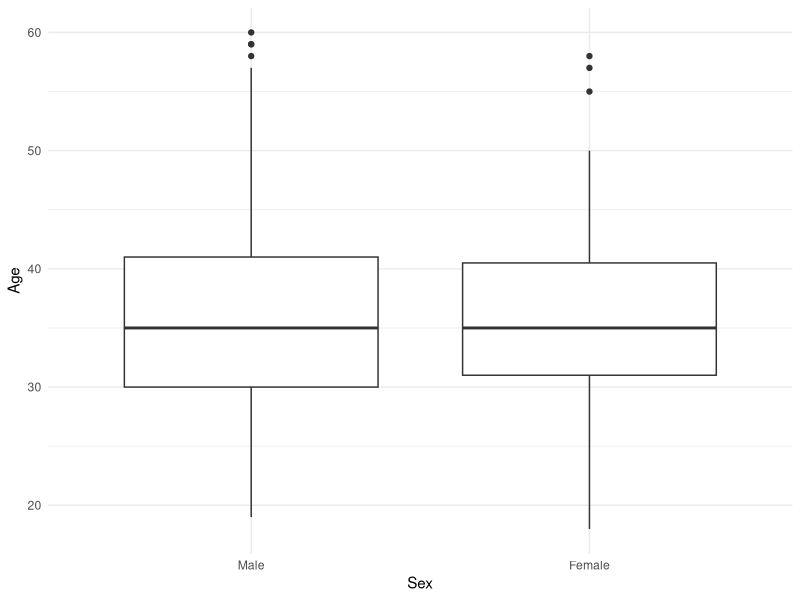
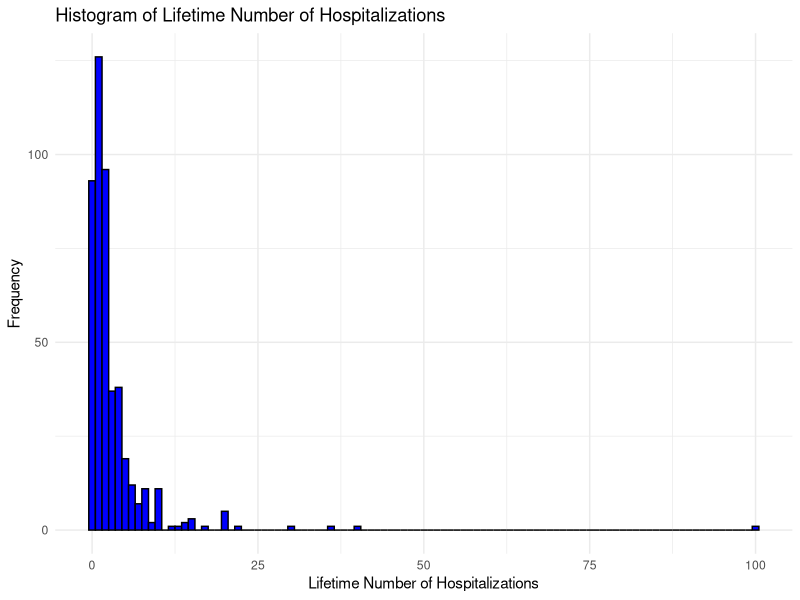
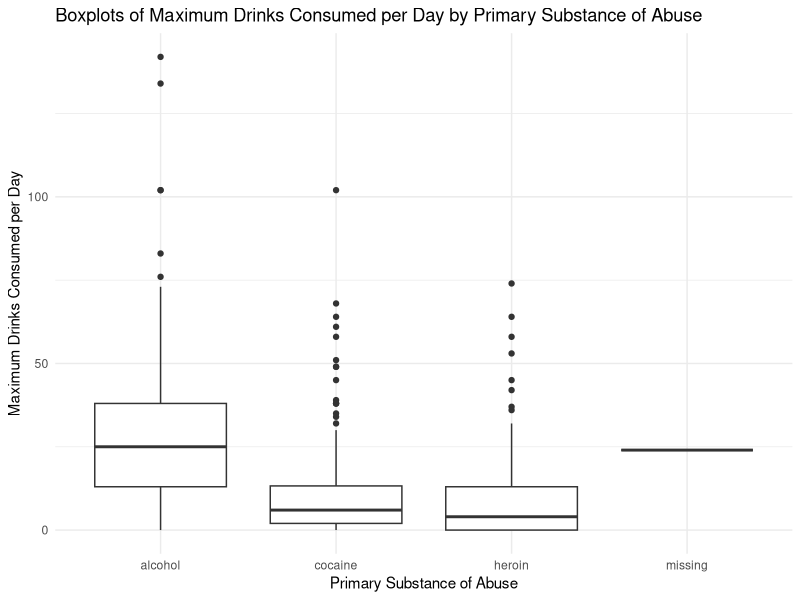
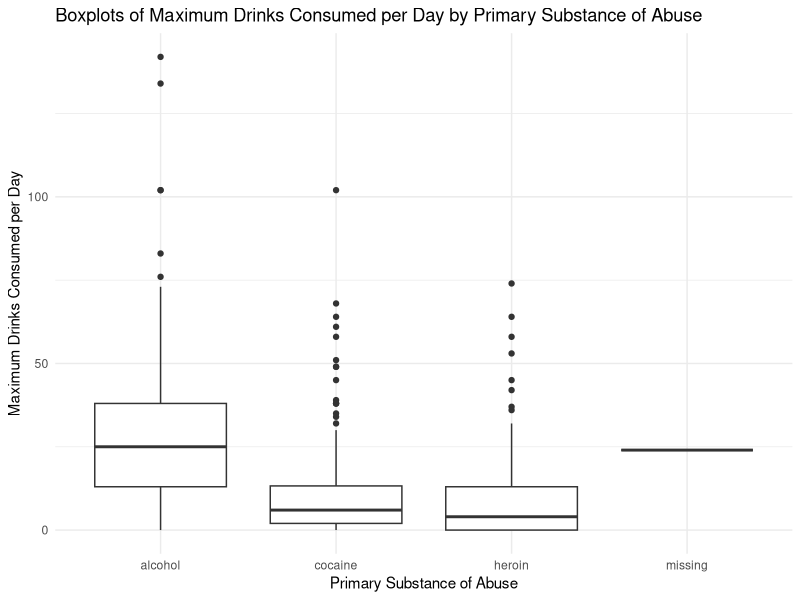
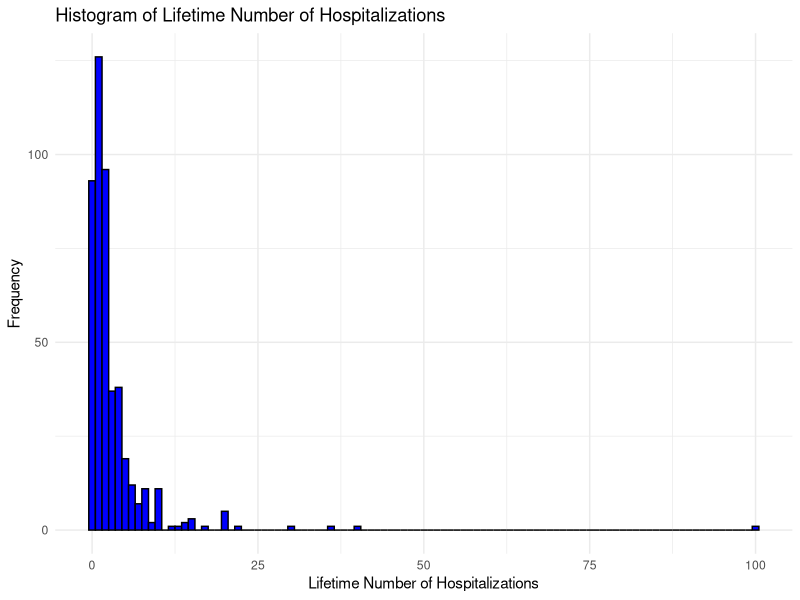
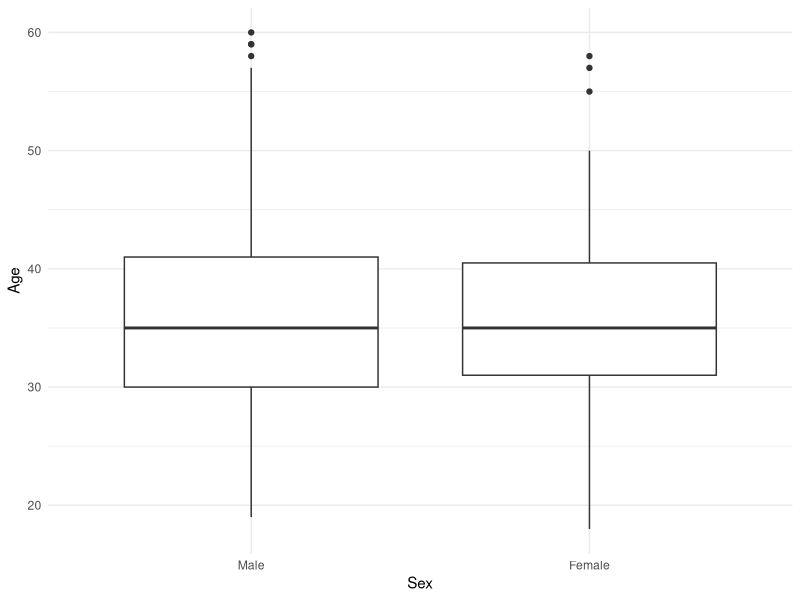

The R source for these figures, in order:
# Load the necessary libraries
library(readr)
library(ggplot2)
library(psych)

# Load the dataset
help_miss <- read_csv("HELPmiss.csv")

# Calculate total count of observations
varTotalN <- nrow(help_miss)

# Calculate the percentage of the total count
varTotalNPercent <- 100

# Calculate female count and percentage
varFemaleN <- sum(help_miss$female == 1, na.rm = TRUE)
varFemaleNPercent <- (varFemaleN / varTotalN) * 100

# Calculate male count and percentage
varMaleN <- sum(help_miss$female == 0, na.rm = TRUE)
varMaleNPercent <- (varMaleN / varTotalN) * 100

# Calculate and assign variables for the total section
varTotalAgeMean <- mean(help_miss$age, na.rm = TRUE)
varTotalAgeSD <- sd(help_miss$age, na.rm = TRUE)
varTotalAgeMedian <- median(help_miss$age, na.rm = TRUE)
varTotalAgeIQR <- quantile(help_miss$age, c(0.25, 0.75), na.rm = TRUE)

# Calculate and assign variables for the Race group
varTotalBlackN <- sum(help_miss$racegrp == "black", na.rm = TRUE)
varTotalHispanicN <- sum(help_miss$racegrp == "hispanic", na.rm = TRUE)
varTotalOtherN <- sum(help_miss$racegrp == "other", na.rm = TRUE)
varTotalWhiteN <- sum(help_miss$racegrp == "white", na.rm = TRUE)

varTotalBlackNPercent <- (varTotalBlackN / nrow(help_miss)) * 100
varTotalHispanicNPercent <- (varTotalHispanicN / nrow(help_miss)) * 100
varTotalOtherNPercent <- (varTotalOtherN / nrow(help_miss)) * 100
varTotalWhiteNPercent <- (varTotalWhiteN / nrow(help_miss)) * 100

# Calculate and assign variables for the Homeless section
varTotalHomelessN <- sum(help_miss$homeless == "homeless", na.rm = TRUE)
varTotalHomelessNPercent <- (varTotalHomelessN / nrow(help_miss)) * 100

# Calculate and assign variables for the Number of hospitalizations section
varTotalHospitalizationsMean <- mean(help_miss$d1, na.rm = TRUE)
varTotalHospitalizationsSD <- sd(help_miss$d1, na.rm = TRUE)
varTotalHospitalizationsMedian <- median(help_miss$d1, na.rm = TRUE)
varTotalHospitalizationsIQR <- quantile(help_miss$d1, c(0.25, 0.75), na.rm = TRUE)

# Calculate and assign variables for the Number of times entered a detox programme section
varTotalDetoxTimesMean <- mean(help_miss$e2b, na.rm = TRUE)
varTotalDetoxTimesSD <- sd(help_miss$e2b, na.rm = TRUE)
varTotalDetoxTimesMedian <- median(help_miss$e2b, na.rm = TRUE)
varTotalDetoxTimesIQR <- quantile(help_miss$e2b, c(0.25, 0.75), na.rm = TRUE)

# Calculate and assign variables for the Average number of drinks consumed per day section
varTotalDrinksPerDayMean <- mean(help_miss$i1, na.rm = TRUE)
varTotalDrinksPerDaySD <- sd(help_miss$i1, na.rm = TRUE)
varTotalDrinksPerDayMedian <- median(help_miss$i1, na.rm = TRUE)
varTotalDrinksPerDayIQR <- quantile(help_miss$i1, c(0.25, 0.75), na.rm = TRUE)

# Calculate and assign variables for the Alcohol section
varTotalAlcoholN <- sum(help_miss$substance == "alcohol", na.rm = TRUE)
varTotalAlcoholNPercent <- (varTotalAlcoholN / nrow(help_miss)) * 100

# Calculate and assign variables for the Cocaine section
varTotalCocaineN <- sum(help_miss$substance == "cocaine", na.rm = TRUE)
varTotalCocaineNPercent <- (varTotalCocaineN / nrow(help_miss)) * 100

# Calculate and assign variables for the Heroin section
varTotalHeroinN <- sum(help_miss$substance == "heroin", na.rm = TRUE)
varTotalHeroinNPercent <- (varTotalHeroinN / nrow(help_miss)) * 100

# Calculate and assign variables for the Any substance abuse post-detox section
varTotalSubstanceAbuse <- sum(help_miss$anysub == "yes", na.rm = TRUE)
varTotalSubstanceAbusePercent <- (varTotalSubstanceAbuse / nrow(help_miss)) * 100

# Calculate and assign variables for the Time to first substance abuse post-detox section
varTotalTimeToSubstanceAbuseMean <- mean(help_miss$daysanysub, na.rm = TRUE)
varTotalTimeToSubstanceAbuseSD <- sd(help_miss$daysanysub, na.rm = TRUE)
varTotalTimeToSubstanceAbuseMedian <- median(help_miss$daysanysub, na.rm = TRUE)
varTotalTimeToSubstanceAbuseIQR <- quantile(help_miss$daysanysub, c(0.25, 0.75), na.rm = TRUE)

# Print the calculated variables for the total section
cat("Total section:\n")
cat("Total Count:", varTotalN, "\n")
cat("Total Percentage:", varTotalNPercent, "\n")
cat("Female Count:", varFemaleN, "\n")
cat("Female Percentage:", varFemaleNPercent, "\n")
cat("Male Count:", varMaleN, "\n")
cat("Male Percentage:", varMaleNPercent, "\n")
cat("Age, years - Mean:", varTotalAgeMean, " (SD:", varTotalAgeSD, ") Median:", varTotalAgeMedian, " (IQR:", varTotalAgeIQR[1], "-", varTotalAgeIQR[2], ")\n")
cat("Race group - Black N:", varTotalBlackN, " (", varTotalBlackNPercent, "%), Hispanic N:", varTotalHispanicN, " (", varTotalHispanicNPercent, "%), Other N:", varTotalOtherN, " (", varTotalOtherNPercent, "%), White N:", varTotalWhiteN, " (", varTotalWhiteNPercent, "%)\n")
cat("Homeless - Homeless N:", varTotalHomelessN, " (", varTotalHomelessNPercent, "%)\n")
cat("Number of hospitalizations for medical problems in their lifetime - Mean:", varTotalHospitalizationsMean, " (SD:", varTotalHospitalizationsSD, ") Median:", varTotalHospitalizationsMedian, " (IQR:", varTotalHospitalizationsIQR[1], "-", varTotalHospitalizationsIQR[2], ")\n")
cat("Number of times entered a detox programme in the past 6 months - Mean:", varTotalDetoxTimesMean, " (SD:", varTotalDetoxTimesSD, ") Median:", varTotalDetoxTimesMedian, " (IQR:", varTotalDetoxTimesIQR[1], "-", varTotalDetoxTimesIQR[2], ")\n")
cat("Average number of drinks consumed per day in the past 30 days - Mean:", varTotalDrinksPerDayMean, " (SD:", varTotalDrinksPerDaySD, ") Median:", varTotalDrinksPerDayMedian, " (IQR:", varTotalDrinksPerDayIQR[1], "-", varTotalDrinksPerDayIQR[2], ")\n")
cat("Alcohol N:", varTotalAlcoholN, " (", varTotalAlcoholNPercent, "%)\n")
cat("Cocaine N:", varTotalCocaineN, " (", varTotalCocaineNPercent, "%)\n")
cat("Heroin N:", varTotalHeroinN, " (", varTotalHeroinNPercent, "%)\n")
cat("Any substance abuse post-detox - N:", varTotalSubstanceAbuse, " (", varTotalSubstanceAbusePercent, "%)\n")
cat("Time to first substance abuse post-detox, days - Mean:", varTotalTimeToSubstanceAbuseMean, " (SD:", varTotalTimeToSubstanceAbuseSD, ") Median:", varTotalTimeToSubstanceAbuseMedian, " (IQR:", varTotalTimeToSubstanceAbuseIQR[1], "-", varTotalTimeToSubstanceAbuseIQR[2], ")\n")

# Calculate and assign variables for the female section
varFemaleAgeMean <- mean(help_miss$age[help_miss$female == 1], na.rm = TRUE)
varFemaleAgeSD <- sd(help_miss$age[help_miss$female == 1], na.rm = TRUE)
varFemaleAgeMedian <- median(help_miss$age[help_miss$female == 1], na.rm = TRUE)
varFemaleAgeIQR <- quantile(help_miss$age[help_miss$female == 1], c(0.25, 0.75), na.rm = TRUE)

# Calculate and assign variables for the Race group - Female
varTotalBlackN_female <- sum(help_miss$racegrp[help_miss$female == 1] == "black", na.rm = TRUE)
varTotalHispanicN_female <- sum(help_miss$racegrp[help_miss$female == 1] == "hispanic", na.rm = TRUE)
varTotalOtherN_female <- sum(help_miss$racegrp[help_miss$female == 1] == "other", na.rm = TRUE)
varTotalWhiteN_female <- sum(help_miss$racegrp[help_miss$female == 1] == "white", na.rm = TRUE)

varTotalBlackNPercent_female <- (varTotalBlackN_female / sum(help_miss$female == 1, na.rm = TRUE)) * 100
varTotalHispanicNPercent_female <- (varTotalHispanicN_female / sum(help_miss$female == 1, na.rm = TRUE)) * 100
varTotalOtherNPercent_female <- (varTotalOtherN_female / sum(help_miss$female == 1, na.rm = TRUE)) * 100
varTotalWhiteNPercent_female <- (varTotalWhiteN_female / sum(help_miss$female == 1, na.rm = TRUE)) * 100

# Calculate and assign variables for the Homeless - Female
varTotalHomelessN_female <- sum(help_miss$homeless[help_miss$female == 1] == "homeless", na.rm = TRUE)
varTotalHomelessNPercent_female <- (varTotalHomelessN_female / sum(help_miss$female == 1, na.rm = TRUE)) * 100

# Calculate and assign variables for the Number of hospitalizations - Female
varTotalHospitalizationsMean_female <- mean(help_miss$d1[help_miss$female == 1], na.rm = TRUE)
varTotalHospitalizationsSD_female <- sd(help_miss$d1[help_miss$female == 1], na.rm = TRUE)
varTotalHospitalizationsMedian_female <- median(help_miss$d1[help_miss$female == 1], na.rm = TRUE)
varTotalHospitalizationsIQR_female <- quantile(help_miss$d1[help_miss$female == 1], c(0.25, 0.75), na.rm = TRUE)

# Calculate and assign variables for the Number of times entered a detox programme - Female
varTotalDetoxTimesMean_female <- mean(help_miss$e2b[help_miss$female == 1], na.rm = TRUE)
varTotalDetoxTimesSD_female <- sd(help_miss$e2b[help_miss$female == 1], na.rm = TRUE)
varTotalDetoxTimesMedian_female <- median(help_miss$e2b[help_miss$female == 1], na.rm = TRUE)
varTotalDetoxTimesIQR_female <- quantile(help_miss$e2b[help_miss$female == 1], c(0.25, 0.75), na.rm = TRUE)

# Calculate and assign variables for the Average number of drinks consumed per day - Female
varTotalDrinksPerDayMean_female <- mean(help_miss$i1[help_miss$female == 1], na.rm = TRUE)
varTotalDrinksPerDaySD_female <- sd(help_miss$i1[help_miss$female == 1], na.rm = TRUE)
varTotalDrinksPerDayMedian_female <- median(help_miss$i1[help_miss$female == 1], na.rm = TRUE)
varTotalDrinksPerDayIQR_female <- quantile(help_miss$i1[help_miss$female == 1], c(0.25, 0.75), na.rm = TRUE)

# Calculate and assign variables for the Alcohol - Female
varTotalAlcoholN_female <- sum(help_miss$substance[help_miss$female == 1] == "alcohol", na.rm = TRUE)
varTotalAlcoholNPercent_female <- (varTotalAlcoholN_female / sum(help_miss$female == 1, na.rm = TRUE)) * 100

# Calculate and assign variables for the Cocaine - Female
varTotalCocaineN_female <- sum(help_miss$substance[help_miss$female == 1] == "cocaine", na.rm = TRUE)
varTotalCocaineNPercent_female <- (varTotalCocaineN_female / sum(help_miss$female == 1, na.rm = TRUE)) * 100

# Calculate and assign variables for the Heroin - Female
varTotalHeroinN_female <- sum(help_miss$substance[help_miss$female == 1] == "heroin", na.rm = TRUE)
varTotalHeroinNPercent_female <- (varTotalHeroinN_female / sum(help_miss$female == 1, na.rm = TRUE)) * 100

# Calculate and assign variables for the Any substance abuse post-detox - Female
varTotalSubstanceAbuse_female <- sum(help_miss$anysub[help_miss$female == 1] == "yes", na.rm = TRUE)
varTotalSubstanceAbusePercent_female <- (varTotalSubstanceAbuse_female / sum(help_miss$female == 1, na.rm = TRUE)) * 100

# Calculate and assign variables for the Time to first substance abuse post-detox - Female
varTotalTimeToSubstanceAbuseMean_female <- mean(help_miss$daysanysub[help_miss$female == 1], na.rm = TRUE)
varTotalTimeToSubstanceAbuseSD_female <- sd(help_miss$daysanysub[help_miss$female == 1], na.rm = TRUE)
varTotalTimeToSubstanceAbuseMedian_female <- median(help_miss$daysanysub[help_miss$female == 1], na.rm = TRUE)
varTotalTimeToSubstanceAbuseIQR_female <- quantile(help_miss$daysanysub[help_miss$female == 1], c(0.25, 0.75), na.rm = TRUE)

# Print the calculated variables for the female section
cat("\nFemale section:\n")
cat("Age, years - Mean:", varFemaleAgeMean, " (SD:", varFemaleAgeSD, ") Median:", varFemaleAgeMedian, " (IQR:", varFemaleAgeIQR[1], "-", varFemaleAgeIQR[2], ")\n")
cat("Race group - Black N:", varTotalBlackN_female, " (", varTotalBlackNPercent_female, "%), Hispanic N:", varTotalHispanicN_female, " (", varTotalHispanicNPercent_female, "%), Other N:", varTotalOtherN_female, " (", varTotalOtherNPercent_female, "%), White N:", varTotalWhiteN_female, " (", varTotalWhiteNPercent_female, "%)\n")
cat("Homeless - Homeless N:", varTotalHomelessN_female, " (", varTotalHomelessNPercent_female, "%)\n")
cat("Number of hospitalizations for medical problems in their lifetime - Mean:", varTotalHospitalizationsMean_female, " (SD:", varTotalHospitalizationsSD_female, ") Median:", varTotalHospitalizationsMedian_female, " (IQR:", varTotalHospitalizationsIQR_female[1], "-", varTotalHospitalizationsIQR_female[2], ")\n")
cat("Number of times entered a detox programme in the past 6 months - Mean:", varTotalDetoxTimesMean_female, " (SD:", varTotalDetoxTimesSD_female, ") Median:", varTotalDetoxTimesMedian_female, " (IQR:", varTotalDetoxTimesIQR_female[1], "-", varTotalDetoxTimesIQR_female[2], ")\n")
cat("Average number of drinks consumed per day in the past 30 days - Mean:", varTotalDrinksPerDayMean_female, " (SD:", varTotalDrinksPerDaySD_female, ") Median:", varTotalDrinksPerDayMedian_female, " (IQR:", varTotalDrinksPerDayIQR_female[1], "-", varTotalDrinksPerDayIQR_female[2], ")\n")
cat("Alcohol N:", varTotalAlcoholN_female, " (", varTotalAlcoholNPercent_female, "%)\n")
cat("Cocaine N:", varTotalCocaineN_female, " (", varTotalCocaineNPercent_female, "%)\n")
cat("Heroin N:", varTotalHeroinN_female, " (", varTotalHeroinNPercent_female, "%)\n")
cat("Any substance abuse post-detox - N:", varTotalSubstanceAbuse_female, " (", varTotalSubstanceAbusePercent_female, "%)\n")
cat("Time to first substance abuse post-detox, days - Mean:", varTotalTimeToSubstanceAbuseMean_female, " (SD:", varTotalTimeToSubstanceAbuseSD_female, ") Median:", varTotalTimeToSubstanceAbuseMedian_female, " (IQR:", varTotalTimeToSubstanceAbuseIQR_female[1], "-", varTotalTimeToSubstanceAbuseIQR_female[2], ")\n")

# Calculate and assign variables for the male section
varMaleAgeMean <- mean(help_miss$age[help_miss$female == 0], na.rm = TRUE)
varMaleAgeSD <- sd(help_miss$age[help_miss$female == 0], na.rm = TRUE)
varMaleAgeMedian <- median(help_miss$age[help_miss$female == 0], na.rm = TRUE)
varMaleAgeIQR <- quantile(help_miss$age[help_miss$female == 0], c(0.25, 0.75), na.rm = TRUE)

# Calculate and assign variables for the Race group - Male
varTotalBlackN_male <- sum(help_miss$racegrp[help_miss$female == 0] == "black", na.rm = TRUE)
varTotalHispanicN_male <- sum(help_miss$racegrp[help_miss$female == 0] == "hispanic", na.rm = TRUE)
varTotalOtherN_male <- sum(help_miss$racegrp[help_miss$female == 0] == "other", na.rm = TRUE)
varTotalWhiteN_male <- sum(help_miss$racegrp[help_miss$female == 0] == "white", na.rm = TRUE)

varTotalBlackNPercent_male <- (varTotalBlackN_male / sum(help_miss$female == 0, na.rm = TRUE)) * 100
varTotalHispanicNPercent_male <- (varTotalHispanicN_male / sum(help_miss$female == 0, na.rm = TRUE)) * 100
varTotalOtherNPercent_male <- (varTotalOtherN_male / sum(help_miss$female == 0, na.rm = TRUE)) * 100
varTotalWhiteNPercent_male <- (varTotalWhiteN_male / sum(help_miss$female == 0, na.rm = TRUE)) * 100

# Calculate and assign variables for the Homeless - Male
varTotalHomelessN_male <- sum(help_miss$homeless[help_miss$female == 0] == "homeless", na.rm = TRUE)
varTotalHomelessNPercent_male <- (varTotalHomelessN_male / sum(help_miss$female == 0, na.rm = TRUE)) * 100

# Calculate and assign variables for the Number of hospitalizations - Male
varTotalHospitalizationsMean_male <- mean(help_miss$d1[help_miss$female == 0], na.rm = TRUE)
varTotalHospitalizationsSD_male <- sd(help_miss$d1[help_miss$female == 0], na.rm = TRUE)
varTotalHospitalizationsMedian_male <- median(help_miss$d1[help_miss$female == 0], na.rm = TRUE)
varTotalHospitalizationsIQR_male <- quantile(help_miss$d1[help_miss$female == 0], c(0.25, 0.75), na.rm = TRUE)

# Calculate and assign variables for the Number of times entered a detox programme - Male
varTotalDetoxTimesMean_male <- mean(help_miss$e2b[help_miss$female == 0], na.rm = TRUE)
varTotalDetoxTimesSD_male <- sd(help_miss$e2b[help_miss$female == 0], na.rm = TRUE)
varTotalDetoxTimesMedian_male <- median(help_miss$e2b[help_miss$female == 0], na.rm = TRUE)
varTotalDetoxTimesIQR_male <- quantile(help_miss$e2b[help_miss$female == 0], c(0.25, 0.75), na.rm = TRUE)

# Calculate and assign variables for the Average number of drinks consumed per day - Male
varTotalDrinksPerDayMean_male <- mean(help_miss$i1[help_miss$female == 0], na.rm = TRUE)
varTotalDrinksPerDaySD_male <- sd(help_miss$i1[help_miss$female == 0], na.rm = TRUE)
varTotalDrinksPerDayMedian_male <- median(help_miss$i1[help_miss$female == 0], na.rm = TRUE)
varTotalDrinksPerDayIQR_male <- quantile(help_miss$i1[help_miss$female == 0], c(0.25, 0.75), na.rm = TRUE)

# Calculate and assign variables for the Alcohol - Male
varTotalAlcoholN_male <- sum(help_miss$substance[help_miss$female == 0] == "alcohol", na.rm = TRUE)
varTotalAlcoholNPercent_male <- (varTotalAlcoholN_male / sum(help_miss$female == 0, na.rm = TRUE)) * 100

# Calculate and assign variables for the Cocaine - Male
varTotalCocaineN_male <- sum(help_miss$substance[help_miss$female == 0] == "cocaine", na.rm = TRUE)
varTotalCocaineNPercent_male <- (varTotalCocaineN_male / sum(help_miss$female == 0, na.rm = TRUE)) * 100

# Calculate and assign variables for the Heroin - Male
varTotalHeroinN_male <- sum(help_miss$substance[help_miss$female == 0] == "heroin", na.rm = TRUE)
varTotalHeroinNPercent_male <- (varTotalHeroinN_male / sum(help_miss$female == 0, na.rm = TRUE)) * 100

# Calculate and assign variables for the Any substance abuse post-detox - Male
varTotalSubstanceAbuse_male <- sum(help_miss$anysub[help_miss$female == 0] == "yes", na.rm = TRUE)
varTotalSubstanceAbusePercent_male <- (varTotalSubstanceAbuse_male / sum(help_miss$female == 0, na.rm = TRUE)) * 100

# Calculate and assign variables for the Time to first substance abuse post-detox - Male
varTotalTimeToSubstanceAbuseMean_male <- mean(help_miss$daysanysub[help_miss$female == 0], na.rm = TRUE)
varTotalTimeToSubstanceAbuseSD_male <- sd(help_miss$daysanysub[help_miss$female == 0], na.rm = TRUE)
varTotalTimeToSubstanceAbuseMedian_male <- median(help_miss$daysanysub[help_miss$female == 0], na.rm = TRUE)
varTotalTimeToSubstanceAbuseIQR_male <- quantile(help_miss$daysanysub[help_miss$female == 0], c(0.25, 0.75), na.rm = TRUE)

# Print the calculated variables for the male section
cat("\nMale section:\n")
cat("Age, years - Mean:", varMaleAgeMean, " (SD:", varMaleAgeSD, ") Median:", varMaleAgeMedian, " (IQR:", varMaleAgeIQR[1], "-", varMaleAgeIQR[2], ")\n")
cat("Race group - Black N:", varTotalBlackN_male, " (", varTotalBlackNPercent_male, "%), Hispanic N:", varTotalHispanicN_male, " (", varTotalHispanicNPercent_male, "%), Other N:", varTotalOtherN_male, " (", varTotalOtherNPercent_male, "%), White N:", varTotalWhiteN_male, " (", varTotalWhiteNPercent_male, "%)\n")
cat("Homeless - Homeless N:", varTotalHomelessN_male, " (", varTotalHomelessNPercent_male, "%)\n")
cat("Number of hospitalizations for medical problems in their lifetime - Mean:", varTotalHospitalizationsMean_male, " (SD:", varTotalHospitalizationsSD_male, ") Median:", varTotalHospitalizationsMedian_male, " (IQR:", varTotalHospitalizationsIQR_male[1], "-", varTotalHospitalizationsIQR_male[2], ")\n")
cat("Number of times entered a detox programme in the past 6 months - Mean:", varTotalDetoxTimesMean_male, " (SD:", varTotalDetoxTimesSD_male, ") Median:", varTotalDetoxTimesMedian_male, " (IQR:", varTotalDetoxTimesIQR_male[1], "-", varTotalDetoxTimesIQR_male[2], ")\n")
cat("Average number of drinks consumed per day in the past 30 days - Mean:", varTotalDrinksPerDayMean_male, " (SD:", varTotalDrinksPerDaySD_male, ") Median:", varTotalDrinksPerDayMedian_male, " (IQR:", varTotalDrinksPerDayIQR_male[1], "-", varTotalDrinksPerDayIQR_male[2], ")\n")
cat("Alcohol N:", varTotalAlcoholN_male, " (", varTotalAlcoholNPercent_male, "%)\n")
cat("Cocaine N:", varTotalCocaineN_male, " (", varTotalCocaineNPercent_male, "%)\n")
cat("Heroin N:", varTotalHeroinN_male, " (", varTotalHeroinNPercent_male, "%)\n")
cat("Any substance abuse post-detox - N:", varTotalSubstanceAbuse_male, " (", varTotalSubstanceAbusePercent_male, "%)\n")
cat("Time to first substance abuse post-detox, days - Mean:", varTotalTimeToSubstanceAbuseMean_male, " (SD:", varTotalTimeToSubstanceAbuseSD_male, ") Median:", varTotalTimeToSubstanceAbuseMedian_male, " (IQR:", varTotalTimeToSubstanceAbuseIQR_male[1], "-", varTotalTimeToSubstanceAbuseIQR_male[2], ")\n")

# Create data frame for the calculated variables
results <- data.frame(
  section = c("Total", "Female", "Male"),
  count = c(varTotalN, varFemaleN, varMaleN),
  percentage = c(varTotalNPercent, varFemaleNPercent, varMaleNPercent),
  age_mean = c(varTotalAgeMean, varFemaleAgeMean, varMaleAgeMean),
  age_sd = c(varTotalAgeSD, varFemaleAgeSD, varMaleAgeSD),
  age_median = c(varTotalAgeMedian, varFemaleAgeMedian, varMaleAgeMedian),
  age_iqr_low = c(varTotalAgeIQR[1], varFemaleAgeIQR[1], varMaleAgeIQR[1]),
  age_iqr_high = c(varTotalAgeIQR[2], varFemaleAgeIQR[2], varMaleAgeIQR[2]),
  race_black_n = c(varTotalBlackN, varTotalBlackN_female, varTotalBlackN_male),
  race_black_percent = c(varTotalBlackNPercent, varTotalBlackNPercent_female, varTotalBlackNPercent_male),
  race_hispanic_n = c(varTotalHispanicN, varTotalHispanicN_female, varTotalHispanicN_male),
  race_hispanic_percent = c(varTotalHispanicNPercent, varTotalHispanicNPercent_female, varTotalHispanicNPercent_male),
  race_other_n = c(varTotalOtherN, varTotalOtherN_female, varTotalOtherN_male),
  race_other_percent = c(varTotalOtherNPercent, varTotalOtherNPercent_female, varTotalOtherNPercent_male),
  race_white_n = c(varTotalWhiteN, varTotalWhiteN_female, varTotalWhiteN_male),
  race_white_percent = c(varTotalWhiteNPercent, varTotalWhiteNPercent_female, varTotalWhiteNPercent_male),
  homeless_n = c(varTotalHomelessN, varTotalHomelessN_female, varTotalHomelessN_male),
  homeless_percent = c(varTotalHomelessNPercent, varTotalHomelessNPercent_female, varTotalHomelessNPercent_male),
  hospitalizations_mean = c(varTotalHospitalizationsMean, varTotalHospitalizationsMean_female, varTotalHospitalizationsMean_male),
  hospitalizations_sd = c(varTotalHospitalizationsSD, varTotalHospitalizationsSD_female, varTotalHospitalizationsSD_male),
  hospitalizations_median = c(varTotalHospitalizationsMedian, varTotalHospitalizationsMedian_female, varTotalHospitalizationsMedian_male),
  hospitalizations_iqr_low = c(varTotalHospitalizationsIQR[1], varTotalHospitalizationsIQR_female[1], varTotalHospitalizationsIQR_male[1]),
  hospitalizations_iqr_high = c(varTotalHospitalizationsIQR[2], varTotalHospitalizationsIQR_female[2], varTotalHospitalizationsIQR_male[2]),
  detox_mean = c(varTotalDetoxTimesMean, varTotalDetoxTimesMean_female, varTotalDetoxTimesMean_male),
  detox_sd = c(varTotalDetoxTimesSD, varTotalDetoxTimesSD_female, varTotalDetoxTimesSD_male),
  detox_median = c(varTotalDetoxTimesMedian, varTotalDetoxTimesMedian_female, varTotalDetoxTimesMedian_male),
  detox_iqr_low = c(varTotalDetoxTimesIQR[1], varTotalDetoxTimesIQR_female[1], varTotalDetoxTimesIQR_male[1]),
  detox_iqr_high = c(varTotalDetoxTimesIQR[2], varTotalDetoxTimesIQR_female[2], varTotalDetoxTimesIQR_male[2]),
  drinks_mean = c(varTotalDrinksPerDayMean, varTotalDrinksPerDayMean_female, varTotalDrinksPerDayMean_male),
  drinks_sd = c(varTotalDrinksPerDaySD, varTotalDrinksPerDaySD_female, varTotalDrinksPerDaySD_male),
  drinks_median = c(varTotalDrinksPerDayMedian, varTotalDrinksPerDayMedian_female, varTotalDrinksPerDayMedian_male),
  drinks_iqr_low = c(varTotalDrinksPerDayIQR[1], varTotalDrinksPerDayIQR_female[1], varTotalDrinksPerDayIQR_male[1]),
  drinks_iqr_high = c(varTotalDrinksPerDayIQR[2], varTotalDrinksPerDayIQR_female[2], varTotalDrinksPerDayIQR_male[2]),
  alcohol_n = c(varTotalAlcoholN, varTotalAlcoholN_female, varTotalAlcoholN_male),
  alcohol_percent = c(varTotalAlcoholNPercent, varTotalAlcoholNPercent_female, varTotalAlcoholNPercent_male),
  cocaine_n = c(varTotalCocaineN, varTotalCocaineN_female, varTotalCocaineN_male),
  cocaine_percent = c(varTotalCocaineNPercent, varTotalCocaineNPercent_female, varTotalCocaineNPercent_male),
  heroin_n = c(varTotalHeroinN, varTotalHeroinN_female, varTotalHeroinN_male),
  heroin_percent = c(varTotalHeroinNPercent, varTotalHeroinNPercent_female, varTotalHeroinNPercent_male),
  anysub_n = c(varTotalSubstanceAbuse, varTotalSubstanceAbuse_female, varTotalSubstanceAbuse_male),
  anysub_percent = c(varTotalSubstanceAbusePercent, varTotalSubstanceAbusePercent_female, varTotalSubstanceAbusePercent_male),
  time_to_anysub_mean = c(varTotalTimeToSubstanceAbuseMean, varTotalTimeToSubstanceAbuseMean_female, varTotalTimeToSubstanceAbuseMean_male),
  time_to_anysub_sd = c(varTotalTimeToSubstanceAbuseSD, varTotalTimeToSubstanceAbuseSD_female, varTotalTimeToSubstanceAbuseSD_male),
  time_to_anysub_median = c(varTotalTimeToSubstanceAbuseMedian, varTotalTimeToSubstanceAbuseMedian_female, varTotalTimeToSubstanceAbuseMedian_male),
  time_to_anysub_iqr_low = c(varTotalTimeToSubstanceAbuseIQR[1], varTotalTimeToSubstanceAbuseIQR_female[1], varTotalTimeToSubstanceAbuseIQR_male[1]),
  time_to_anysub_iqr_high = c(varTotalTimeToSubstanceAbuseIQR[2], varTotalTimeToSubstanceAbuseIQR_female[2], varTotalTimeToSubstanceAbuseIQR_male[2])
)

# Print the results data frame
print(results)

# Create the table as a data frame
table_df <- data.frame(
  Cohort_Characteristics = c(
    "n value", "\"Age, years\"", "Race group", "Homeless",
    "Number of hospitalisations for medical problems in their lifetime",
    "Number of times entered a detox programme in the past 6 months",
    "Average number of drinks consumed per day in the past 30 days",
    "Alcohol", "Cocaine", "Heroin", "Any substance abuse post-detox",
    "\"Time to first substance abuse post-detox, days\""
  ),
  `Total mean (SD)` = c(
    NA, varTotalAgeMean, NA, NA,
    varTotalHospitalizationsMean, varTotalDetoxTimesMean, varTotalDrinksPerDayMean,
    NA, NA, NA, NA,
    varTotalTimeToSubstanceAbuseMean
  ),
  `Total median (IQR)` = c(
    NA, varTotalAgeMedian, NA, NA,
    varTotalHospitalizationsMedian, varTotalDetoxTimesMedian, varTotalDrinksPerDayMedian,
    NA, NA, NA, NA,
    varTotalTimeToSubstanceAbuseMedian
  ),
  `Total n` = c(
    varTotalN, NA, NA, varTotalHomelessN,
    NA, NA, NA,
    varTotalAlcoholN, varTotalCocaineN, varTotalHeroinN, varTotalSubstanceAbuse,
    NA
  ),
  `Total n (%)` = c(
    varTotalNPercent, NA, NA, varTotalHomelessNPercent,
    NA, NA, NA,
    varTotalAlcoholNPercent, varTotalCocaineNPercent, varTotalHeroinNPercent, varTotalSubstanceAbusePercent,
    NA
  ),
  `Female mean (SD)` = c(
    NA, varFemaleAgeMean, NA, NA,
    varTotalHospitalizationsMean_female, varTotalDetoxTimesMean_female, varTotalDrinksPerDayMean_female,
    NA, NA, NA, NA,
    varTotalTimeToSubstanceAbuseMean_female
  ),
  `Female median (IQR)` = c(
    NA, varFemaleAgeMedian, NA, NA,
    varTotalHospitalizationsMedian_female, varTotalDetoxTimesMedian_female, varTotalDrinksPerDayMedian_female,
    NA, NA, NA, NA,
    varTotalTimeToSubstanceAbuseMedian_female
  ),
  `Female n` = c(
    varFemaleN, NA, NA, varTotalHomelessN_female,
    NA, NA, NA,
    varTotalAlcoholN_female, varTotalCocaineN_female, varTotalHeroinN_female, varTotalSubstanceAbuse_female,
    NA
  ),
  `Female n (%)` = c(
    varFemaleNPercent, NA, NA, varTotalHomelessNPercent_female,
    NA, NA, NA,
    varTotalAlcoholNPercent_female, varTotalCocaineNPercent_female, varTotalHeroinNPercent_female, varTotalSubstanceAbusePercent_female,
    NA
  ),
  `Male mean (SD)` = c(
    NA, varMaleAgeMean, NA, NA,
    varTotalHospitalizationsMean_male, varTotalDetoxTimesMean_male, varTotalDrinksPerDayMean_male,
    NA, NA, NA, NA,
    varTotalTimeToSubstanceAbuseMean_male
  ),
  `Male median (IQR)` = c(
    NA, varMaleAgeMedian, NA, NA,
    varTotalHospitalizationsMedian_male, varTotalDetoxTimesMedian_male, varTotalDrinksPerDayMedian_male,
    NA, NA, NA, NA,
    varTotalTimeToSubstanceAbuseMedian_male
  ),
  `Male n` = c(
    varMaleN, NA, NA, varTotalHomelessN_male,
    NA, NA, NA,
    varTotalAlcoholN_male, varTotalCocaineN_male, varTotalHeroinN_male, varTotalSubstanceAbuse_male,
    NA
  ),
  `Male n (%)` = c(
    varMaleNPercent, NA, NA, varTotalHomelessNPercent_male,
    NA, NA, NA,
    varTotalAlcoholNPercent_male, varTotalCocaineNPercent_male, varTotalHeroinNPercent_male, varTotalSubstanceAbusePercent_male,
    NA
  )
)

# Write the data frame to a CSV file
write.csv(table_df, "output_table.csv", row.names = FALSE)

# Create the table as a data frame
table_df_substance <- data.frame(
  Cohort_Characteristics = c(
    "n value", "\"Age, years\"", "Alcohol", "Cocaine", "Heroin"
  ),
  `Total mean (SD)` = c(
    NA, mean(help_miss$age), NA, NA, NA
  ),
  `Total median (IQR)` = c(
    NA, median(help_miss$age), NA, NA, NA
  ),
  `Total n` = c(
    varTotalN, NA, sum(help_miss$substance == "alcohol"), sum(help_miss$substance == "cocaine"), sum(help_miss$substance == "heroin")
  ),
  `Total n (%)` = c(
    varTotalNPercent, NA, (sum(help_miss$substance == "alcohol") / nrow(help_miss)) * 100, (sum(help_miss$substance == "cocaine") / nrow(help_miss)) * 100, (sum(help_miss$substance == "heroin") / nrow(help_miss)) * 100
  ),
  `Female mean (SD)` = c(
    NA, mean(help_miss$age[help_miss$sex == "female"]), NA, NA, NA
  ),
  `Female median (IQR)` = c(
    NA, median(help_miss$age[help_miss$sex == "female"]), NA, NA, NA
  ),
  `Female n` = c(
    varFemaleN, NA, sum(help_miss$substance == "alcohol" & help_miss$sex == "female"), sum(help_miss$substance == "cocaine" & help_miss$sex == "female"), sum(help_miss$substance == "heroin" & help_miss$sex == "female")
  ),
  `Female n (%)` = c(
    varFemaleNPercent, NA, (sum(help_miss$substance == "alcohol" & help_miss$sex == "female") / sum(help_miss$sex == "female")) * 100, (sum(help_miss$substance == "cocaine" & help_miss$sex == "female") / sum(help_miss$sex == "female")) * 100, (sum(help_miss$substance == "heroin" & help_miss$sex == "female") / sum(help_miss$sex == "female")) * 100
  ),
  `Male mean (SD)` = c(
    NA, mean(help_miss$age[help_miss$sex == "male"]), NA, NA, NA
  ),
  `Male median (IQR)` = c(
    NA, median(help_miss$age[help_miss$sex == "male"]), NA, NA, NA
  ),
  `Male n` = c(
    varMaleN, NA, sum(help_miss$substance == "alcohol" & help_miss$sex == "male"), sum(help_miss$substance == "cocaine" & help_miss$sex == "male"), sum(help_miss$substance == "heroin" & help_miss$sex == "male")
  ),
  `Male n (%)` = c(
    varMaleNPercent, NA, (sum(help_miss$substance == "alcohol" & help_miss$sex == "male") / sum(help_miss$sex == "male")) * 100, (sum(help_miss$substance == "cocaine" & help_miss$sex == "male") / sum(help_miss$sex == "male")) * 100, (sum(help_miss$substance == "heroin" & help_miss$sex == "male") / sum(help_miss$sex == "male")) * 100
  )
)

# Write the data frame to a CSV file
write.csv(table_df_substance, "substance_abuse_post_detox_table.csv", row.names = FALSE)
print(table_df_substance)

# Create data frames for male and female individuals
female_data <- subset(help_miss, female == 1)
male_data <- subset(help_miss, female == 0)

# Create box plots for age by sex
p <- ggplot(help_miss, aes(x = factor(female, labels = c("Male", "Female")), y = age)) +
  geom_boxplot() +
  labs(x = "Sex", y = "Age") +
  theme_minimal()

# Print the plot
print(p)

# Perform a t-test to compare mean ages by sex
t_test_result <- t.test(age ~ female, data = help_miss)

# Print the t-test result
print("t_test_result")
print(t_test_result)


# Filter out NA values for the variable of interest
hospitalizations_data <- na.omit(help_miss$d1)

# Create a histogram
histogram_plot <- ggplot(data = NULL, aes(x = hospitalizations_data)) +
  geom_histogram(binwidth = 1, fill = "blue", color = "black") +
  labs(x = "Lifetime Number of Hospitalizations", y = "Frequency") +
  ggtitle("Histogram of Lifetime Number of Hospitalizations") +
  theme_minimal()

# Print the histogram
print(histogram_plot)
# Get a detailed description of the distribution
detailed_summary <- describe(hospitalizations_data)
print('detailed_summary')
print(detailed_summary)

# Create a boxplot using ggplot2
boxplot_plot <- ggplot(data = help_miss, aes(x = substance, y = i1)) +
  geom_boxplot() +
  labs(
    x = "Primary Substance of Abuse",
    y = "Maximum Drinks Consumed per Day"
  ) +
  ggtitle("Boxplots of Maximum Drinks Consumed per Day by Primary Substance of Abuse") +
  theme_minimal()

# Print the plot
print(boxplot_plot)

# Create a detailed summary of the boxplot using base R
boxplot_summary <- boxplot.stats(help_miss$i1, coef = 0.1)

# Print the summary
print('boxplot_summary')
print(boxplot_summary)

# Find the row with the outlier value of 142 in the 'i1' variable
outlier_row <- which(help_miss$i1 == 142)

# Extract the primary substance of abuse for this individual
substance_of_abuse <- help_miss$substance[outlier_row]

# Print the result
cat("Primary Substance of Abuse for the person who drank the highest number of drinks:",
    substance_of_abuse, "\n")

# Save the boxplot as a picture file
ggsave("boxplot.png", plot = boxplot_plot, width = 6, height = 4)

# Save the histogram as a picture file
ggsave("histogram.png", plot = histogram_plot, width = 6, height = 4)

# Save the age by sex boxplot as a picture file
ggsave("age_by_sex_boxplot.png", plot = p, width = 6, height = 4)

# Given data
mean_female <- 36.07
sd_female <- 7.71
n_female <- 111

mean_male <- 35.65
sd_male <- 7.84
n_male <- 359

# Calculate the standard error of the difference in means
se_diff <- sqrt((sd_female^2 / n_female) + (sd_male^2 / n_male))

# Calculate the t-statistic
t_stat <- (mean_female - mean_male) / se_diff

# Calculate the degrees of freedom
df <- n_female + n_male - 2

# Calculate the p-value for a two-tailed test
p_value <- 2 * (1 - pt(abs(t_stat), df))

# Set the significance level
alpha <- 0.05

# Check if the p-value is less than alpha
if (p_value < alpha) {
  cat("The p-value is less than the significance level (alpha).")
  cat("Reject the null hypothesis (H0).")
  cat("There is sufficient evidence to conclude that the mean age of females is not equal to the mean age of males.")
} else {
  cat("The p-value is greater than or equal to alpha.")
  cat("Fail to reject the null hypothesis (H0).")
  cat("There is not enough evidence to conclude that the mean age of females is different from the mean age of males.")
}

# Output the p-value
p_value

